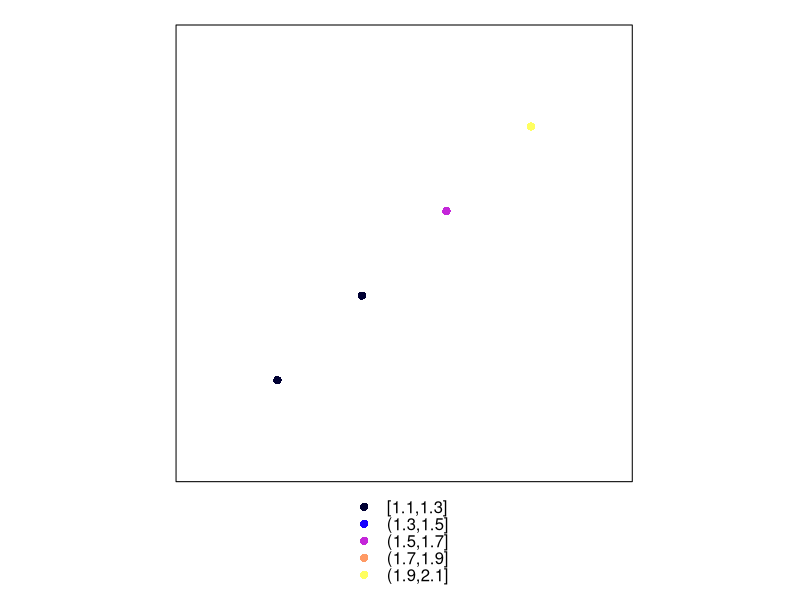
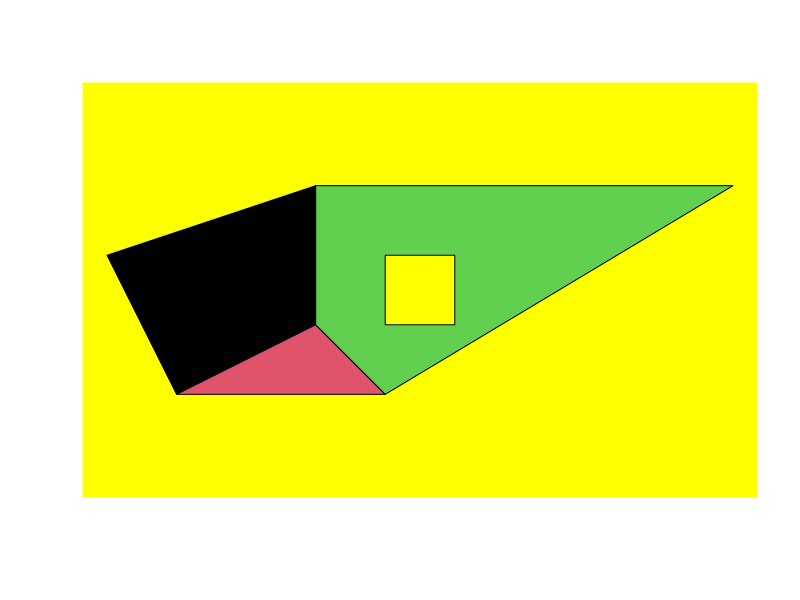
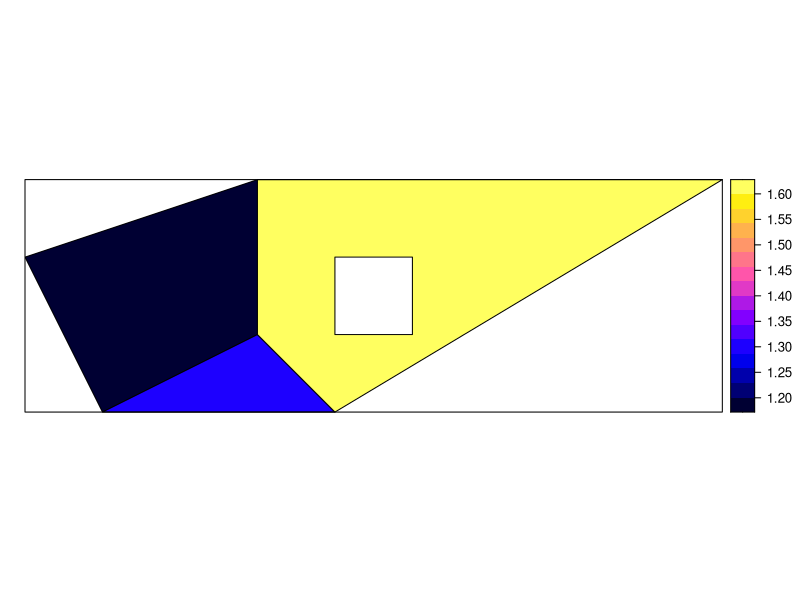

The R script that drew these images, in order:
## ---- chunk 1
library(sp)
m=matrix(c(0,0,1,1),ncol=2, dimnames=list(NULL, c("min","max")))  
crs=CRS(projargs="+proj=longlat +ellps=WGS84")    
S=Spatial(bbox=m, proj4string=crs)
## ---- chunk 2
lcoords=matrix(rep(1:4,each=2),ncol=2,byrow=T)    ## coords
SP=SpatialPoints(lcoords,bbox = m, proj4string = crs)

## Access the elements
bbox(SP)
proj4string(SP)
SP@coords
SP@bbox
SP@proj4string
## ---- chunk 3
## plot
plot(SP)
## ---- chunk 4
names=c("a","b","c","d")
df = data.frame(xvals=c(1.1,1.2,1.6,2.1), row.names=names)
m = matrix(c(0,0,5,5),ncol=2, dimnames=list(NULL, c("min","max")))  
SP@bbox = m
SPDF = SpatialPointsDataFrame(SP,data=df)

## Access the elements
SPDF@data

## Plot: location with value
spplot(SPDF,zcol="xvals")


## Another way to create SpatialPointsDataFrame (directly from a data.frame)
SPDF2 = data.frame(name = names, x = lcoords[,1], y = lcoords[,2], value = df )
coordinates(SPDF2) = ~x+y
class(SPDF2)
## ---- chunk 5
#getClass("Polygon")
Sr1 = Polygon(cbind(c(2,4,4,1,2),c(2,3,5,4,2)))
Sr2 = Polygon(cbind(c(5,4,2,5),c(2,3,2,2)))
Sr3 = Polygon(cbind(c(4,4,5,10,4),c(5,3,2,5,5)))
Sr4 = Polygon(cbind(c(5,6,6,5,5),c(4,4,3,3,4)), hole = TRUE)
## ---- chunk 6
#getClass("Polygons")
Srs1 = Polygons(list(Sr1), "s1")
Srs2 = Polygons(list(Sr2), "s2")
Srs3 = Polygons(list(Sr3, Sr4), "s3/4")
## ---- chunk 7
#getClass("SpatialPolygons")
SpP = SpatialPolygons(list(Srs1,Srs2,Srs3), 1:3)
plot(SpP, col = 1:3, bg="yellow")
## ---- chunk 8
#getClass("SpatialPolygons")
df = data.frame(xval = c(1.2,1.3,1.6), yval = c(2.2,2.8,3.9), row.names = row.names(SpP))
SpPDF = SpatialPolygonsDataFrame(Sr = SpP, data = df)
spplot(SpPDF, zcol = "xval")
